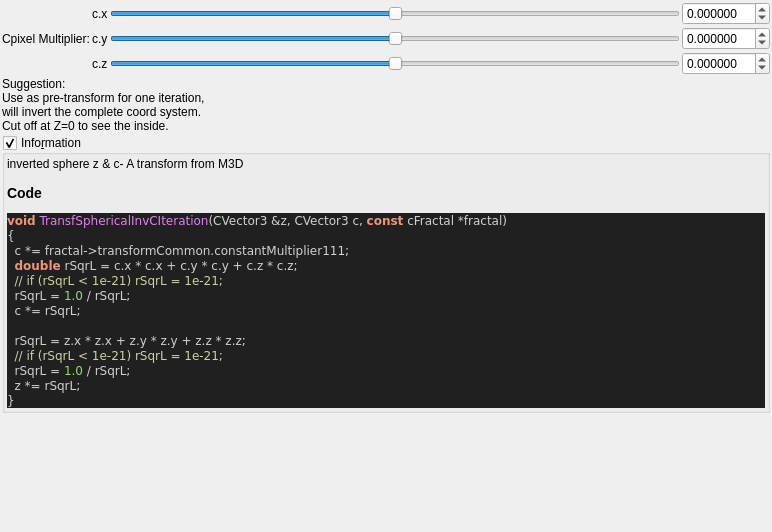
<?xml version="1.0" encoding="UTF-8"?>
<ui version="4.0">
 <class>transf_spherical_inv_c</class>
 <widget class="QWidget" name="Form">
  <property name="geometry">
   <rect>
    <x>0</x>
    <y>0</y>
    <width>772</width>
    <height>532</height>
   </rect>
  </property>
  <property name="windowTitle">
   <string notr="true">transf_spherical_inv_c</string>
  </property>
  <layout class="QVBoxLayout" name="verticalLayout">
   <property name="spacing">
    <number>2</number>
   </property>
   <property name="leftMargin">
    <number>2</number>
   </property>
   <property name="topMargin">
    <number>2</number>
   </property>
   <property name="rightMargin">
    <number>2</number>
   </property>
   <property name="bottomMargin">
    <number>2</number>
   </property>
   <item>
    <layout class="QGridLayout" name="gridLayout_44">
     <property name="spacing">
      <number>2</number>
     </property>
     <item row="0" column="2">
      <widget class="QSlider" name="slider3_transf_constant_multiplier_111_x">
       <property name="sizePolicy">
        <sizepolicy hsizetype="Expanding" vsizetype="Maximum">
         <horstretch>0</horstretch>
         <verstretch>0</verstretch>
        </sizepolicy>
       </property>
       <property name="minimum">
        <number>-10000000</number>
       </property>
       <property name="maximum">
        <number>10000000</number>
       </property>
       <property name="value">
        <number>0</number>
       </property>
       <property name="sliderPosition">
        <number>0</number>
       </property>
       <property name="orientation">
        <enum>Qt::Horizontal</enum>
       </property>
      </widget>
     </item>
     <item row="1" column="2">
      <widget class="QSlider" name="slider3_transf_constant_multiplier_111_y">
       <property name="sizePolicy">
        <sizepolicy hsizetype="Expanding" vsizetype="Maximum">
         <horstretch>0</horstretch>
         <verstretch>0</verstretch>
        </sizepolicy>
       </property>
       <property name="minimum">
        <number>-10000000</number>
       </property>
       <property name="maximum">
        <number>10000000</number>
       </property>
       <property name="value">
        <number>0</number>
       </property>
       <property name="sliderPosition">
        <number>0</number>
       </property>
       <property name="orientation">
        <enum>Qt::Horizontal</enum>
       </property>
      </widget>
     </item>
     <item row="1" column="1">
      <widget class="QLabel" name="label_113">
       <property name="text">
        <string notr="true">c.y</string>
       </property>
      </widget>
     </item>
     <item row="0" column="1">
      <widget class="QLabel" name="label_117">
       <property name="text">
        <string notr="true">c.x</string>
       </property>
      </widget>
     </item>
     <item row="1" column="3">
      <widget class="MyDoubleSpinBox" name="spinbox3_transf_constant_multiplier_111_y">
       <property name="sizePolicy">
        <sizepolicy hsizetype="Minimum" vsizetype="Maximum">
         <horstretch>0</horstretch>
         <verstretch>0</verstretch>
        </sizepolicy>
       </property>
       <property name="prefix">
        <string/>
       </property>
       <property name="suffix">
        <string/>
       </property>
       <property name="decimals">
        <number>6</number>
       </property>
       <property name="minimum">
        <double>-99.989999999999995</double>
       </property>
       <property name="maximum">
        <double>99.989999999999995</double>
       </property>
       <property name="singleStep">
        <double>0.100000000000000</double>
       </property>
      </widget>
     </item>
     <item row="2" column="3">
      <widget class="MyDoubleSpinBox" name="spinbox3_transf_constant_multiplier_111_z">
       <property name="sizePolicy">
        <sizepolicy hsizetype="Minimum" vsizetype="Maximum">
         <horstretch>0</horstretch>
         <verstretch>0</verstretch>
        </sizepolicy>
       </property>
       <property name="prefix">
        <string/>
       </property>
       <property name="suffix">
        <string/>
       </property>
       <property name="decimals">
        <number>6</number>
       </property>
       <property name="minimum">
        <double>-99.989999999999995</double>
       </property>
       <property name="maximum">
        <double>99.989999999999995</double>
       </property>
       <property name="singleStep">
        <double>0.100000000000000</double>
       </property>
      </widget>
     </item>
     <item row="0" column="3">
      <widget class="MyDoubleSpinBox" name="spinbox3_transf_constant_multiplier_111_x">
       <property name="sizePolicy">
        <sizepolicy hsizetype="Minimum" vsizetype="Maximum">
         <horstretch>0</horstretch>
         <verstretch>0</verstretch>
        </sizepolicy>
       </property>
       <property name="prefix">
        <string/>
       </property>
       <property name="suffix">
        <string/>
       </property>
       <property name="decimals">
        <number>6</number>
       </property>
       <property name="minimum">
        <double>-99.989999999999995</double>
       </property>
       <property name="maximum">
        <double>99.989999999999995</double>
       </property>
       <property name="singleStep">
        <double>0.100000000000000</double>
       </property>
      </widget>
     </item>
     <item row="2" column="2">
      <widget class="QSlider" name="slider3_transf_constant_multiplier_111_z">
       <property name="sizePolicy">
        <sizepolicy hsizetype="Expanding" vsizetype="Maximum">
         <horstretch>0</horstretch>
         <verstretch>0</verstretch>
        </sizepolicy>
       </property>
       <property name="minimum">
        <number>-10000000</number>
       </property>
       <property name="maximum">
        <number>10000000</number>
       </property>
       <property name="value">
        <number>0</number>
       </property>
       <property name="sliderPosition">
        <number>0</number>
       </property>
       <property name="orientation">
        <enum>Qt::Horizontal</enum>
       </property>
      </widget>
     </item>
     <item row="1" column="0">
      <widget class="QLabel" name="label_114">
       <property name="text">
        <string>Cpixel Multiplier:</string>
       </property>
      </widget>
     </item>
     <item row="2" column="1">
      <widget class="QLabel" name="label_118">
       <property name="text">
        <string notr="true">c.z</string>
       </property>
      </widget>
     </item>
    </layout>
   </item>
   <item>
    <widget class="QLabel" name="label">
     <property name="toolTip">
      <string/>
     </property>
     <property name="text">
      <string>Suggestion:
Use as pre-transform for one iteration, 
will invert the complete coord system.
Cut off at Z=0 to see the inside.</string>
     </property>
    </widget>
   </item>
   <item>
    <widget class="MyGroupBox" name="groupCheck_info">
     <property name="title">
      <string>Info&amp;rmation</string>
     </property>
     <property name="flat">
      <bool>false</bool>
     </property>
     <property name="checkable">
      <bool>true</bool>
     </property>
     <layout class="QVBoxLayout" name="verticalLayout_2">
      <property name="spacing">
       <number>2</number>
      </property>
      <property name="leftMargin">
       <number>2</number>
      </property>
      <property name="topMargin">
       <number>2</number>
      </property>
      <property name="rightMargin">
       <number>2</number>
      </property>
      <property name="bottomMargin">
       <number>2</number>
      </property>
      <item>
       <widget class="QLabel" name="label_code_content">
        <property name="text">
         <string notr="true">&lt;p&gt;inverted sphere z &amp; c- A transform from M3D&lt;/p&gt;&lt;table&gt;
&lt;/table&gt;
&lt;h3&gt;Code&lt;/h3&gt;
&lt;body style=&quot;background-color:#202020&quot;&gt;
&lt;pre style=&quot;color:#d0d0d0; background-color:#202020;  font-family:'Courier New',monospace;&quot;&gt;&lt;span style=&quot;color:#f09479; font-weight:bold&quot;&gt;void&lt;/span&gt; &lt;span style=&quot;color:#e47eed&quot;&gt;TransfSphericalInvCIteration&lt;/span&gt;&lt;span style=&quot;color:#d0d0d0&quot;&gt;(&lt;/span&gt;CVector3 &lt;span style=&quot;color:#d0d0d0&quot;&gt;&amp;amp;&lt;/span&gt;z&lt;span style=&quot;color:#d0d0d0&quot;&gt;,&lt;/span&gt; CVector3 c&lt;span style=&quot;color:#d0d0d0&quot;&gt;,&lt;/span&gt; &lt;span style=&quot;color:#f09479; font-weight:bold&quot;&gt;const&lt;/span&gt; cFractal &lt;span style=&quot;color:#d0d0d0&quot;&gt;*&lt;/span&gt;fractal&lt;span style=&quot;color:#d0d0d0&quot;&gt;)&lt;/span&gt;
&lt;span style=&quot;color:#d0d0d0&quot;&gt;{&lt;/span&gt;
  c &lt;span style=&quot;color:#d0d0d0&quot;&gt;*=&lt;/span&gt; fractal&lt;span style=&quot;color:#d0d0d0&quot;&gt;-&amp;gt;&lt;/span&gt;transformCommon&lt;span style=&quot;color:#d0d0d0&quot;&gt;.&lt;/span&gt;constantMultiplier111&lt;span style=&quot;color:#d0d0d0&quot;&gt;;&lt;/span&gt;
  &lt;span style=&quot;color:#f09479; font-weight:bold&quot;&gt;double&lt;/span&gt; rSqrL &lt;span style=&quot;color:#d0d0d0&quot;&gt;=&lt;/span&gt; c&lt;span style=&quot;color:#d0d0d0&quot;&gt;.&lt;/span&gt;x &lt;span style=&quot;color:#d0d0d0&quot;&gt;*&lt;/span&gt; c&lt;span style=&quot;color:#d0d0d0&quot;&gt;.&lt;/span&gt;x &lt;span style=&quot;color:#d0d0d0&quot;&gt;+&lt;/span&gt; c&lt;span style=&quot;color:#d0d0d0&quot;&gt;.&lt;/span&gt;y &lt;span style=&quot;color:#d0d0d0&quot;&gt;*&lt;/span&gt; c&lt;span style=&quot;color:#d0d0d0&quot;&gt;.&lt;/span&gt;y &lt;span style=&quot;color:#d0d0d0&quot;&gt;+&lt;/span&gt; c&lt;span style=&quot;color:#d0d0d0&quot;&gt;.&lt;/span&gt;z &lt;span style=&quot;color:#d0d0d0&quot;&gt;*&lt;/span&gt; c&lt;span style=&quot;color:#d0d0d0&quot;&gt;.&lt;/span&gt;z&lt;span style=&quot;color:#d0d0d0&quot;&gt;;&lt;/span&gt;
  &lt;span style=&quot;color:#d0d0a0&quot;&gt;// if (rSqrL &amp;lt; 1e-21) rSqrL = 1e-21;&lt;/span&gt;
  rSqrL &lt;span style=&quot;color:#d0d0d0&quot;&gt;=&lt;/span&gt; &lt;span style=&quot;color:#87df71&quot;&gt;1.0&lt;/span&gt; &lt;span style=&quot;color:#d0d0d0&quot;&gt;/&lt;/span&gt; rSqrL&lt;span style=&quot;color:#d0d0d0&quot;&gt;;&lt;/span&gt;
  c &lt;span style=&quot;color:#d0d0d0&quot;&gt;*=&lt;/span&gt; rSqrL&lt;span style=&quot;color:#d0d0d0&quot;&gt;;&lt;/span&gt;

  rSqrL &lt;span style=&quot;color:#d0d0d0&quot;&gt;=&lt;/span&gt; z&lt;span style=&quot;color:#d0d0d0&quot;&gt;.&lt;/span&gt;x &lt;span style=&quot;color:#d0d0d0&quot;&gt;*&lt;/span&gt; z&lt;span style=&quot;color:#d0d0d0&quot;&gt;.&lt;/span&gt;x &lt;span style=&quot;color:#d0d0d0&quot;&gt;+&lt;/span&gt; z&lt;span style=&quot;color:#d0d0d0&quot;&gt;.&lt;/span&gt;y &lt;span style=&quot;color:#d0d0d0&quot;&gt;*&lt;/span&gt; z&lt;span style=&quot;color:#d0d0d0&quot;&gt;.&lt;/span&gt;y &lt;span style=&quot;color:#d0d0d0&quot;&gt;+&lt;/span&gt; z&lt;span style=&quot;color:#d0d0d0&quot;&gt;.&lt;/span&gt;z &lt;span style=&quot;color:#d0d0d0&quot;&gt;*&lt;/span&gt; z&lt;span style=&quot;color:#d0d0d0&quot;&gt;.&lt;/span&gt;z&lt;span style=&quot;color:#d0d0d0&quot;&gt;;&lt;/span&gt;
  &lt;span style=&quot;color:#d0d0a0&quot;&gt;// if (rSqrL &amp;lt; 1e-21) rSqrL = 1e-21;&lt;/span&gt;
  rSqrL &lt;span style=&quot;color:#d0d0d0&quot;&gt;=&lt;/span&gt; &lt;span style=&quot;color:#87df71&quot;&gt;1.0&lt;/span&gt; &lt;span style=&quot;color:#d0d0d0&quot;&gt;/&lt;/span&gt; rSqrL&lt;span style=&quot;color:#d0d0d0&quot;&gt;;&lt;/span&gt;
  z &lt;span style=&quot;color:#d0d0d0&quot;&gt;*=&lt;/span&gt; rSqrL&lt;span style=&quot;color:#d0d0d0&quot;&gt;;&lt;/span&gt;
&lt;span style=&quot;color:#d0d0d0&quot;&gt;}&lt;/span&gt;
&lt;/pre&gt;
&lt;/body&gt;</string>
        </property>
        <property name="wordWrap">
         <bool>true</bool>
        </property>
        <property name="openExternalLinks">
         <bool>true</bool>
        </property>
        <property name="textInteractionFlags">
         <set>Qt::LinksAccessibleByMouse|Qt::TextSelectableByMouse</set>
        </property>
       </widget>
      </item>
     </layout>
    </widget>
   </item>
   <item>
    <spacer name="verticalSpacer">
     <property name="orientation">
      <enum>Qt::Vertical</enum>
     </property>
     <property name="sizeHint" stdset="0">
      <size>
       <width>20</width>
       <height>40</height>
      </size>
     </property>
    </spacer>
   </item>
  </layout>
 </widget>
 <customwidgets>
  <customwidget>
   <class>MyDoubleSpinBox</class>
   <extends>QDoubleSpinBox</extends>
   <header>my_double_spin_box.h</header>
  </customwidget>
  <customwidget>
   <class>MyGroupBox</class>
   <extends>QGroupBox</extends>
   <header>my_group_box.h</header>
   <container>1</container>
  </customwidget>
 </customwidgets>
 <tabstops>
  <tabstop>slider3_transf_constant_multiplier_111_x</tabstop>
  <tabstop>spinbox3_transf_constant_multiplier_111_x</tabstop>
  <tabstop>slider3_transf_constant_multiplier_111_y</tabstop>
  <tabstop>spinbox3_transf_constant_multiplier_111_y</tabstop>
  <tabstop>slider3_transf_constant_multiplier_111_z</tabstop>
  <tabstop>spinbox3_transf_constant_multiplier_111_z</tabstop>
  <tabstop>groupCheck_info</tabstop>
 </tabstops>
 <resources/>
 <connections/>
</ui>
